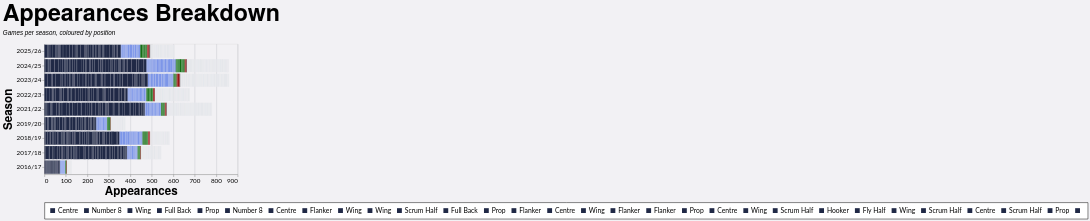

This figure's Vega-Lite source:
### Vega-Lite specification from a JSON file in a GitHub repository (floating-point values rounded to 4 significant figures; data arrays with more than 128 entries replaced by an {"elided": "..."} marker saying what was removed)
{"config": {"axis": {"labelFont": "Lato, sans-serif", "titleFont": "PT Sans Narrow, Helvetica Neue, Helvetica, Arial, sans-serif", "labelFontSize": 13, "titleFontSize": 24, "gridColor": "#202947", "gridOpacity": 0.2}, "header": {"labelFont": "PT Sans Narrow, Helvetica Neue, Helvetica, Arial, sans-serif", "titleFont": "PT Sans Narrow, Helvetica Neue, Helvetica, Arial, sans-serif", "labelFontSize": 24, "titleFontSize": 28, "labelFontWeight": "bold", "orient": "left"}, "legend": {"labelFont": "Lato, sans-serif", "titleFont": "PT Sans Narrow, Helvetica Neue, Helvetica, Arial, sans-serif", "labelFontSize": 14, "titleFontSize": 16, "titlePadding": 5, "fillColor": "white", "strokeColor": "black", "padding": 10, "titleFontWeight": "lighter", "titleFontStyle": "italic", "titleColor": "gray", "offset": 10}, "title": {"font": "PT Sans Narrow, Helvetica Neue, Helvetica, Arial, sans-serif", "fontSize": 48, "fontWeight": "bold", "anchor": "start", "align": "center", "titlePadding": 20, "subtitlePadding": 10, "subtitleFontSize": 13, "subtitleColor": "", "subtitleFontStyle": "italic", "offset": 15, "color": "black"}, "axisX": {"labelAngle": 0}, "facet": {"title": null, "header": null, "align": {"row": "each", "column": "each"}}, "resolve": {"scale": {"y": "independent", "facet": "independent"}}, "background": "#f2f1f4"}, "data": {"name": "data-d705fbf7cdcc62788ddba374f08dfb0c"}, "mark": {"type": "bar"}, "encoding": {"color": {"field": "color_key", "legend": {"labelExpr": "split(datum.label, '|||')[1]", "orient": "bottom", "title": null}, "scale": {"domain": {"elided": "775 str values"}, "range": {"elided": "775 str values"}}, "type": "nominal"}, "tooltip": [{"field": "player", "title": "Player", "type": "nominal"}, {"field": "season", "title": "Season", "type": "nominal"}, {"field": "color_value", "title": "Position", "type": "nominal"}, {"aggregate": "sum", "field": "apps", "title": "Appearances", "type": "quantitative"}], "x": {"aggregate": "sum", "field": "apps", "title": "Appearances", "type": "quantitative"}, "y": {"field": "season", "sort": {"field": "season_sort", "op": "max", "order": "descending"}, "title": "Season", "type": "nominal"}}, "height": {"step": 30}, "title": {"text": "Appearances Breakdown", "subtitle": "Games per season, coloured by position"}, "width": 400, "$schema": "https://vega.github.io/schema/vega-lite/v5.20.1.json", "datasets": {"data-d705fbf7cdcc62788ddba374f08dfb0c": {"elided": "2518 records"}}}
